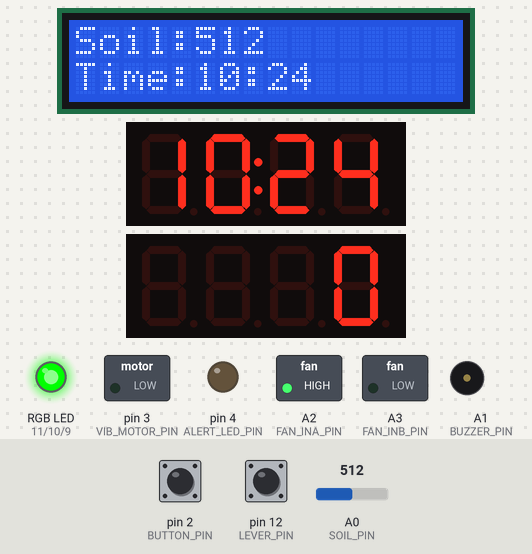
Simulated run of this sketch. Board: Arduino Uno, built with avr-gcc and run on an emulated ATmega328P. Parts: 16×2 character LCD, 2 × 4-digit seven-segment display, switched loads named in the sketch (green lamp = pin HIGH), an RGB LED mixed from three pins (HIGH = lit), output pins drawn as LEDs (lit = HIGH), buzzer (waves = sounding, pin HIGH). Dashed ring = blinking. The test bench sets the inputs (shaded band); at power-on: pin 12 (LEVER_PIN) HIGH, A0 (SOIL_PIN) = 512, pin 2 (BUTTON_PIN) HIGH. The local clock reads 2024-03-15 10:24:30 at power-on unless the sketch sets it.

Above: at 0.2 s.
1.3 s: pin 12 (LEVER_PIN) pulled LOW for 0.3 s
At 1.53 s:
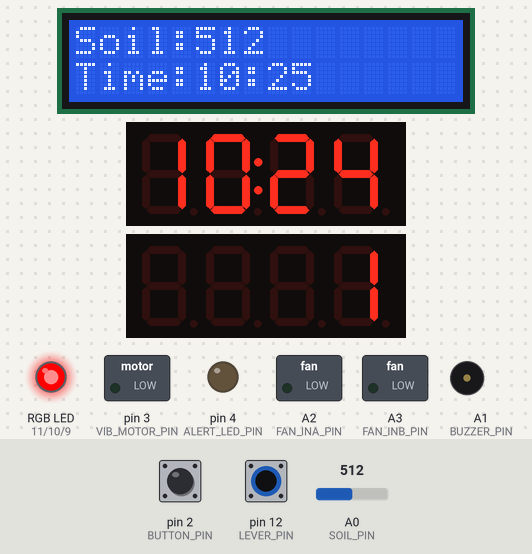
3.1 s: A0 (SOIL_PIN) set to 716
At 3.9 s:
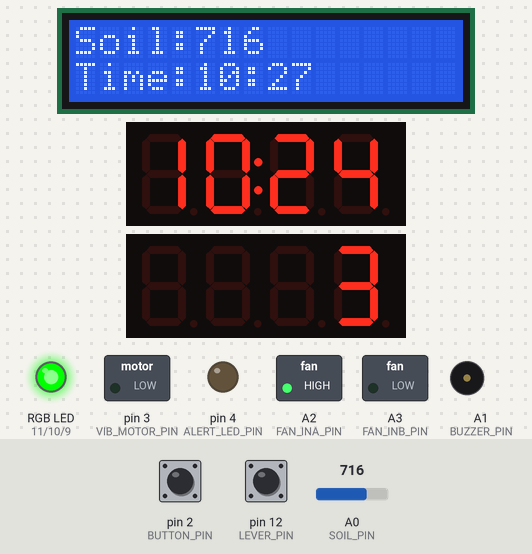
4.8 s: pin 2 (BUTTON_PIN) pulled LOW for 0.3 s
At 6.0 s:
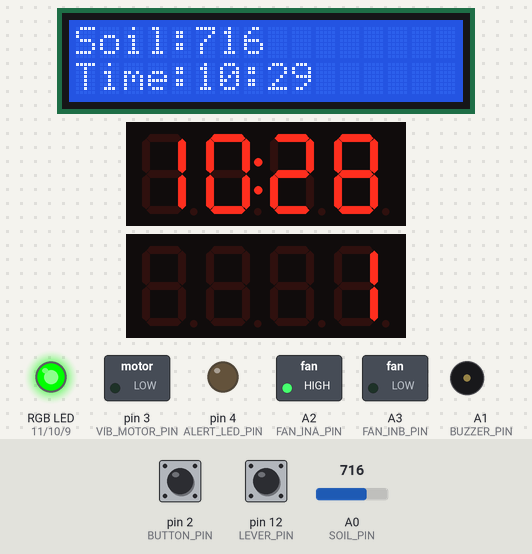
6.6 s: pin 2 (BUTTON_PIN) pulled LOW for 1 s
At 8.9 s:
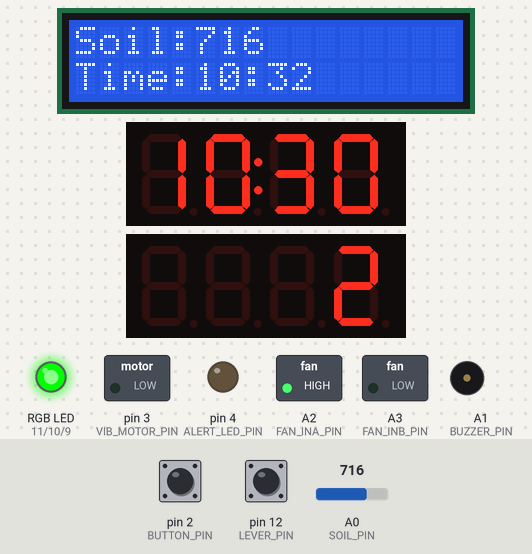
9.1 s: A0 (SOIL_PIN) set to 900
At 9.8 s:
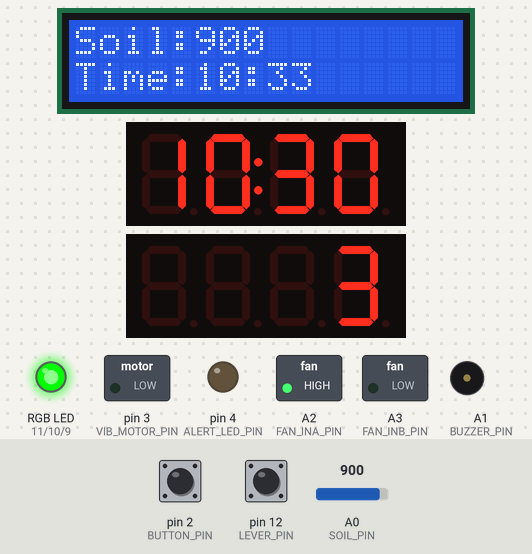
10.7 s: pin 12 (LEVER_PIN) pulled LOW for 1 s
At 36.36 s:
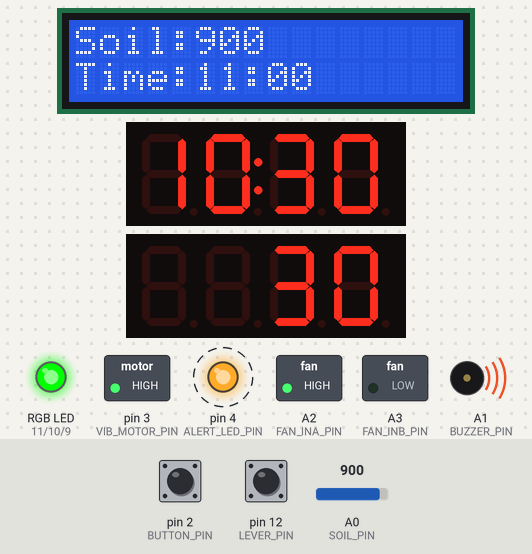
Timing chart, 0 to 38.2 s (numbered marks = the images above; inputs shaded):
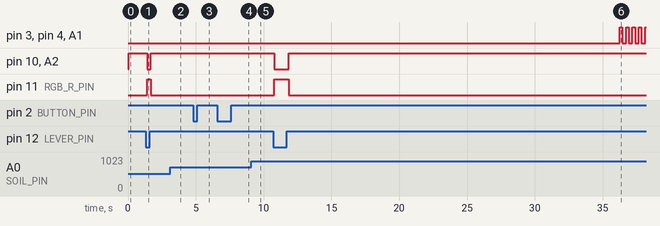

Measured:
- after the input at 1.3 s, pin 10 (RGB_G_PIN), A2 (FAN_INA_PIN): HIGH → LOW after 0.10 s, → HIGH 0.27 s later; pin 11 (RGB_R_PIN): LOW → HIGH after 0.10 s, → LOW 0.27 s later
- after the input at 10.7 s, pin 10 (RGB_G_PIN), A2 (FAN_INA_PIN): HIGH → LOW after 0.07 s, → HIGH 1.1 s later; pin 11 (RGB_R_PIN): LOW → HIGH after 0.07 s, → LOW 1.1 s later
- what the display in image 2 shows lasts 0.8 s, from 3.3 s to 4.1 s
- what the display in image 3 shows lasts 1.0 s, from 5.2 s to 6.2 s

The sketch:

main.ino
```cpp
#include <Wire.h>
#include <RTClib.h>
#include <TM1637Display.h>
#include <LiquidCrystal_I2C.h>

// FND (2개만 사용)
#define CLK2_PIN    6
#define DIO2_PIN    5
#define CLK3_PIN    8
#define DIO3_PIN    7

#define BUTTON_PIN    2   // 급수 버튼

// 팬, 레버, RGB LED
#define LEVER_PIN     12  // 레버(팬 ON/OFF)
#define FAN_INA_PIN   A2  // 팬 INA (YUROBOT/L9110S)
#define FAN_INB_PIN   A3  // 팬 INB (YUROBOT/L9110S)
#define RGB_B_PIN     9
#define RGB_G_PIN     10
#define RGB_R_PIN     11

// LCD, 센서
#define SOIL_PIN      A0   // 토양 습도 센서 (A0, 그대로!)
LiquidCrystal_I2C lcd(0x20, 16, 2);

// ---- 알림 장치 ----
#define VIB_MOTOR_PIN  3    // 진동 모터 (D3)
#define ALERT_LED_PIN  4    // LED (D4)
#define BUZZER_PIN     A1   // 부저 (A1, 디지털 출력!)

RTC_DS3231 rtc;
TM1637Display dispLast(CLK2_PIN, DIO2_PIN);
TM1637Display dispElapsed(CLK3_PIN, DIO3_PIN);

volatile bool flagPressed = false;
uint32_t baseMillis;
uint32_t baseMinuteCount;
uint32_t lastWaterMinuteCount;

bool isFanOn = false;

// ---- 사용자 함수 ----
void onPress() { flagPressed = true; }
void setFanOn(bool on) {
  if (on) {
    digitalWrite(FAN_INA_PIN, HIGH);
    digitalWrite(FAN_INB_PIN, LOW);
    isFanOn = true;
  } else {
    digitalWrite(FAN_INA_PIN, LOW);
    digitalWrite(FAN_INB_PIN, LOW);
    isFanOn = false;
  }
}
void setFanLedColor(uint8_t r, uint8_t g, uint8_t b) {
  analogWrite(RGB_R_PIN, r);
  analogWrite(RGB_G_PIN, g);
  analogWrite(RGB_B_PIN, b);
}

void setup() {
  Wire.begin();
  rtc.begin();
  lcd.init();
  lcd.backlight();

  dispLast.setBrightness(0x0f);
  dispElapsed.setBrightness(0x0f);

  pinMode(BUTTON_PIN, INPUT_PULLUP);
  attachInterrupt(digitalPinToInterrupt(BUTTON_PIN), onPress, FALLING);

  pinMode(LEVER_PIN, INPUT_PULLUP);
  pinMode(FAN_INA_PIN, OUTPUT);
  pinMode(FAN_INB_PIN, OUTPUT);

  pinMode(RGB_R_PIN, OUTPUT);
  pinMode(RGB_G_PIN, OUTPUT);
  pinMode(RGB_B_PIN, OUTPUT);

  pinMode(VIB_MOTOR_PIN, OUTPUT);
  pinMode(ALERT_LED_PIN, OUTPUT);
  pinMode(BUZZER_PIN, OUTPUT);

  setFanOn(false);
  setFanLedColor(255,0,0);

  DateTime now = rtc.now();
  baseMinuteCount      = now.hour() * 60 + now.minute();
  lastWaterMinuteCount = baseMinuteCount;
  baseMillis           = millis();
}

void loop() {
  uint32_t accelMin = baseMinuteCount + (millis() - baseMillis) / 1000;

  if (flagPressed) {
    lastWaterMinuteCount = accelMin;
    flagPressed = false;
  }

  // 팬 제어
  if (digitalRead(LEVER_PIN) == LOW) {
    setFanOn(false);
    setFanLedColor(255,0,0);
  } else {
    setFanOn(true);
    setFanLedColor(0,255,0);
  }

  // FND 2개 표시
  uint16_t last_h = (lastWaterMinuteCount / 60) % 24;
  uint16_t last_m = lastWaterMinuteCount % 60;
  uint16_t last_val = last_h * 100 + last_m;
  dispLast.showNumberDecEx(last_val, 0b01000000, true);

  uint32_t diff = accelMin - lastWaterMinuteCount;
  if (diff > 9999) diff = 9999;
  uint16_t elapsed_val = diff % 10000;
  dispElapsed.showNumberDec(elapsed_val, false);

  // 토양 습도 LCD 표시 (A0)
  int soilVal = analogRead(SOIL_PIN);
  lcd.setCursor(0,0);
  lcd.print("Soil:");
  lcd.print(soilVal);
  lcd.print("    ");

  // LCD 현재 시각 표시
  lcd.setCursor(0,1);
  uint16_t h = (accelMin / 60) % 24;
  uint16_t m = accelMin % 60;
  lcd.print("Time:");
  if (h < 10) lcd.print("0");
  lcd.print(h);
  lcd.print(":");
  if (m < 10) lcd.print("0");
  lcd.print(m);
  lcd.print("   ");

  // ------ 30초(30분)가 지나면 LED 깜빡 + 진동 + 부저 ------
  if (diff >= 30) {
    // LED 깜빡이기 (0.2초 ON, 0.2초 OFF)
    digitalWrite(ALERT_LED_PIN, HIGH);
    digitalWrite(VIB_MOTOR_PIN, HIGH);
    digitalWrite(BUZZER_PIN, HIGH);
    delay(200);

    digitalWrite(ALERT_LED_PIN, LOW);
    digitalWrite(VIB_MOTOR_PIN, LOW);
    digitalWrite(BUZZER_PIN, LOW);
    delay(200);
  } else {
    digitalWrite(ALERT_LED_PIN, LOW);
    digitalWrite(VIB_MOTOR_PIN, LOW);
    digitalWrite(BUZZER_PIN, LOW);
    delay(200);
  }
}
```
